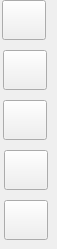
          <widget class="QFrame" name="frame_2">
           <property name="minimumSize">
            <size>
             <width>54</width>
             <height>0</height>
            </size>
           </property>
           <property name="frameShape">
            <enum>QFrame::NoFrame</enum>
           </property>
           <property name="frameShadow">
            <enum>QFrame::Plain</enum>
           </property>
           <widget class="QPushButton" name="buttonAddDats">
            <property name="geometry">
             <rect>
              <x>2</x>
              <y>0</y>
              <width>44</width>
              <height>40</height>
             </rect>
            </property>
            <property name="font">
             <font>
              <family>Segoe UI</family>
              <pointsize>10</pointsize>
             </font>
            </property>
            <property name="toolTip">
             <string>Add DAT files to the list</string>
            </property>
            <property name="text">
             <string/>
            </property>
            <property name="icon">
             <iconset resource="resources.qrc">
              <normaloff>:/retoolFiles/images/icons8-add-list-80.png</normaloff>:/retoolFiles/images/icons8-add-list-80.png</iconset>
            </property>
            <property name="iconSize">
             <size>
              <width>32</width>
              <height>32</height>
             </size>
            </property>
           </widget>
           <widget class="QPushButton" name="buttonAddFolder">
            <property name="geometry">
             <rect>
              <x>3</x>
              <y>50</y>
              <width>44</width>
              <height>40</height>
             </rect>
            </property>
            <property name="font">
             <font>
              <family>Segoe UI</family>
              <pointsize>10</pointsize>
             </font>
            </property>
            <property name="toolTip">
             <string>Add a folder of DAT files to the list</string>
            </property>
            <property name="text">
             <string/>
            </property>
            <property name="icon">
             <iconset resource="resources.qrc">
              <normaloff>:/retoolFiles/images/icons8-add-folder-80.png</normaloff>:/retoolFiles/images/icons8-add-folder-80.png</iconset>
            </property>
            <property name="iconSize">
             <size>
              <width>32</width>
              <height>32</height>
             </size>
            </property>
           </widget>
           <widget class="QPushButton" name="buttonAddFolderRecursive">
            <property name="geometry">
             <rect>
              <x>3</x>
              <y>100</y>
              <width>44</width>
              <height>40</height>
             </rect>
            </property>
            <property name="font">
             <font>
              <family>Segoe UI</family>
              <pointsize>10</pointsize>
             </font>
            </property>
            <property name="toolTip">
             <string>Add a folder of DAT files recursively to the list</string>
            </property>
            <property name="text">
             <string/>
            </property>
            <property name="icon">
             <iconset resource="resources.qrc">
              <normaloff>:/retoolFiles/images/icons8-recursive-folder-80.png</normaloff>:/retoolFiles/images/icons8-recursive-folder-80.png</iconset>
            </property>
            <property name="iconSize">
             <size>
              <width>32</width>
              <height>32</height>
             </size>
            </property>
           </widget>
           <widget class="QPushButton" name="buttonDeleteDats">
            <property name="geometry">
             <rect>
              <x>4</x>
              <y>150</y>
              <width>44</width>
              <height>40</height>
             </rect>
            </property>
            <property name="font">
             <font>
              <family>Segoe UI</family>
              <pointsize>10</pointsize>
             </font>
            </property>
            <property name="toolTip">
             <string>Remove selected DAT files from the list</string>
            </property>
            <property name="text">
             <string/>
            </property>
            <property name="icon">
             <iconset resource="resources.qrc">
              <normaloff>:/retoolFiles/images/icons8-delete-file-80.png</normaloff>:/retoolFiles/images/icons8-delete-file-80.png</iconset>
            </property>
            <property name="iconSize">
             <size>
              <width>32</width>
              <height>32</height>
             </size>
            </property>
           </widget>
           <widget class="QPushButton" name="buttonClearDats">
            <property name="geometry">
             <rect>
              <x>4</x>
              <y>200</y>
              <width>44</width>
              <height>40</height>
             </rect>
            </property>
            <property name="font">
             <font>
              <family>Segoe UI</family>
              <pointsize>10</pointsize>
             </font>
            </property>
            <property name="toolTip">
             <string>Remove all DAT files from the list</string>
            </property>
            <property name="text">
             <string/>
            </property>
            <property name="icon">
             <iconset resource="resources.qrc">
              <normaloff>:/retoolFiles/images/icons8-multiply-80.png</normaloff>:/retoolFiles/images/icons8-multiply-80.png</iconset>
            </property>
            <property name="iconSize">
             <size>
              <width>32</width>
              <height>32</height>
             </size>
            </property>
           </widget>
          </widget>
